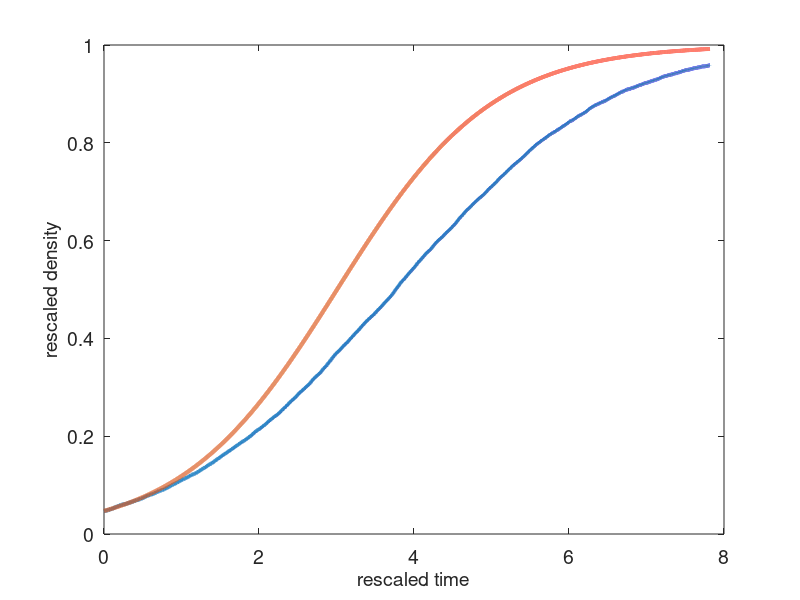

Reproduce this figure in MATLAB. (Note: this script raises an error after producing the figure.)
% combination logistic and Runge-Kutta with power 2 approximation in 2D


% Parameters

% lattice dimension
dim = 2;

% length of the side of square
L = 100;

Pm = 1; % transition rate per unit time of moving to another lattice site

Pp = 0.5; % proliferation rate per unit time of giving rise to another agent

Pd = 0; % death rate per unit time

TimeReductionFactor = 4; % when death rate is increase, this has to be increased as well

S = load('gillespie2D_Pp05_Pd0.mat'); % load the data for a particular choice of Pp and Pd, note that L=100 is fixed

figure 

plot(S.save_time,S.save_density,'LineWidth', 3);set(gca,'FontSize',14); % number of cells in the system
%h_legend = legend('1st component','2nd component','Total');
%set(h_legend,'FontSize',14)
xlabel('rescaled time','FontSize',14)
ylabel('rescaled density','FontSize',14)



%%%%%%%%%%%%%%%%
% solution to the corresponding logistic growth equation

%cA0 = Q_initial/L^2; % initial density

cA0_bar = (Pp - Pd)/(Pp)*S.save_cA0;

f = @(t) cA0_bar * exp(t)/(1+cA0_bar*(exp(t)-1)); % solution to the equation 

for i = 1 : length(S.save_time)
       y_log(i) = f(S.save_time(i)); 
end

%%% plot logistic solution 

hold on
plot(S.save_time,y_log,'LineWidth', 3)
xlabel('rescaled time','FontSize',14)
ylabel('rescaled density','FontSize',14)


%%%%%%%%%%%%%%%%%%%%%%%%%
% adding KSA


%cA0 = Q_initial/L^2; % initial density of cells

dt = 0.01; % time step

N = round(S.save_store_time(length(1:round(length(S.save_store_time)/TimeReductionFactor)))/dt); % number of simulations, chosen to be the same as for Gillespie

% Additional parameters

max_rad = sqrt(2*(L/2)^2); % maximal radius that would cover all the lattice
% Initial conditions 

dr = 0.5; % radially approximated at this distance (after distance 5), i.e 5, 5 + dr, 5 + 2dr

numberDer = (round(max_rad) - 5)/dr ; % this is to cound the number of additional derivatives
     
y = zeros(14 + numberDer,1); % 14 fixed derivatives, the rest varying depending on the size of the grid

y(:,1) = S.save_cA0^2 * ones(14+numberDer,1); % initial density of two-point distribution functions 
y(1,1) = S.save_cA0; % initial condition for 1-point distribution function


t = 0; % start time

dt = 0.01; % time step

% 4th order Runge Kutta

for i = 2 : N
    
    t = t + dt;

    k1 = dynamics (t,y(:,i-1),Pm,Pp,Pd,max_rad,dr);
    k2 = dynamics (t+dt/2,y(:,i-1)+dt/2 * k1,Pm,Pp,Pd,max_rad,dr);
    k3 = dynamics (t+dt/2,y(:,i-1)+dt/2 * k2,Pm,Pp,Pd,max_rad,dr);
    k4 = dynamics (t+dt, y(:,i-1) + dt*k3,Pm,Pp,Pd,max_rad,dr);
    y(:,i) = y(:,i-1) + dt/6 * (k1 + 2*k2 + 2*k3 + k4);  
    
    store_time_Runge(i) = t;
end


rescaled_time = (Pp-Pd)*store_time_Runge; % rescale time to allow parameter comparison

y_rescaled = (Pp-Pd)/Pp * y;


hold on
plot(rescaled_time,y_rescaled(1,:),'LineWidth', 3)
h_legend = legend('Gillespie 2D','Logistic growth','Power 2');
set(h_legend,'FontSize',14)
xlabel('rescaled time','FontSize',14)
ylabel('rescaled density','FontSize',14)
title(['L = ' num2str(L) ', P_m = ' num2str(Pm) ', P_p = ' num2str(Pp) ', P_d = ' num2str(Pd) ' '],'FontSize',14)
set(gca,'linewidth',3)
set(gca,'FontWeight','bold')
set(gca,'FontSize',24)






function deriv = dynamics(t,y,Pm,Pp,Pd,max_rad,dr)
    
    

    numberDer = (round(max_rad) - 5)/dr ; % this is to cound the number of additional derivatives
     
    deriv = zeros(14 + numberDer,1);

    deriv(1) = (Pp*(y(1)-y(2)) - Pd *y(1)); % dynamics of one-point distribution function
    
    deriv(2) = (Pm*0.5* (y(4) + 2 * y(3) - 3* y(2)) - 2 * Pd*y(2) + ...
        Pp * 0.5 * ((y(1)-y(2))*(y(4)+2*y(3))/y(1) + 3 * (y(1)-y(2))^2/(1-y(1)) - 3*y(1)^2*(1-y(1)))); % distance 1
    
    deriv(3) = 0.5 * Pm * (y(2) + y(5) + y(2) + y(5) - 4*y(3)) - ...
        2 * Pd * y(3) + 0.5 * Pp * ((y(2) + y(5) + y(2) + y(5))*(2*y(1) - y(2) - y(3))/(y(1)) + 4 * (y(1)-y(3))*(y(1)-y(2))/(1-y(1)) - 4 *y(1)^2*(1-y(1))); % distance srt(2)
    
    deriv(4) = 0.5 * Pm * (y(7) + y(2) + y(5) + y(5) - 4*y(4)) - ...
        2 * Pd * y(4) + 0.5 * Pp *((y(7) + y(2) + y(5) + y(5))*(2*y(1) - y(2) - y(4))/(y(1)) + 4 * (y(1)-y(4))*(y(1)-y(2))/(1-y(1)) - 4 *y(1)^2*(1-y(1))); % distance 2
    
    deriv(5) = 0.5 * Pm * (y(8) + y(3) + y(6) + y(4) - 4*y(5)) - ...
        2 * Pd * y(5) + 0.5 * Pp * ((y(8) + y(3) + y(6) + y(4))*(2*y(1) - y(2) - y(5))/(y(1)) + 4 * (y(1)-y(5))*(y(1)-y(2))/(1-y(1)) - 4 *y(1)^2*(1-y(1))); % distance sqrt(5)
    
    deriv(6) = 0.5 * Pm * (y(9) + y(5) + y(9) + y(5) - 4*y(6)) - ...
        2 * Pd * y(6) + 0.5 * Pp * ((y(9) + y(5) + y(9) + y(5))*(2*y(1) - y(2) - y(6))/(y(1)) + 4 * (y(1)-y(6))*(y(1)-y(2))/(1-y(1)) - 4 *y(1)^2*(1-y(1)));  % distance sqrt(8)
    
    deriv(7) = 0.5 * Pm * (y(10) + y(4) + y(8) + y(8) - 4*y(7)) - ...
        2 * Pd * y(7) + 0.5 * Pp * ((y(10) + y(4) + y(8) + y(8))*(2*y(1) - y(2) - y(7))/(y(1)) + 4 * (y(1)-y(7))*(y(1)-y(2))/(1-y(1)) - 4 *y(1)^2*(1-y(1)));  % distance 3     
    
    deriv(8) = 0.5 * Pm * (y(11) + y(9) + y(5) + y(7) - 4*y(8)) - ...
        2 * Pd * y(8) + 0.5 * Pp * ((y(11) + y(9) + y(5) + y(7))*(2*y(1) - y(2) - y(8))/(y(1)) + 4 * (y(1)-y(8))*(y(1)-y(2))/(1-y(1)) - 4 *y(1)^2*(1-y(1))); 
    
    deriv(9) = 0.5 * Pm * (y(12) + y(8) + y(6) + y(13) - 4*y(9)) - ...
        2 * Pd * y(9) + 0.5 * Pp * ((y(12) + y(8) + y(6) + y(13))*(2*y(1) - y(2) - y(9))/(y(1)) + 4 * (y(1)-y(9))*(y(1)-y(2))/(1-y(1)) - 4 *y(1)^2*(1-y(1))); 
    
    deriv(10) = 0.5 * Pm * (y(7) + y(14) + y(11) + y(11) - 4*y(10)) - ...
        2 * Pd * y(10) + 0.5 * Pp * ((y(7) + y(14) + y(11) + y(11))*(2*y(1) - y(2) - y(10))/(y(1)) + 4 * (y(1)-y(10))*(y(1)-y(2))/(1-y(1)) - 4 *y(1)^2*(1-y(1))); 
    
    deriv(11) = 0.5 * Pm * (y(13) + y(10) + y(8) + y(15) - 4*y(11)) - ...
        2 * Pd * y(11) + 0.5 * Pp * ((y(13) + y(10) + y(8) + y(15))*(2*y(1) - y(2) - y(11))/(y(1)) + 4 * (y(1)-y(11))*(y(1)-y(2))/(1-y(1)) - 4 *y(1)^2*(1-y(1))); 
        
    deriv(12) = 0.5 * Pm * (y(9) + y(9) + y(14) + y(14) - 4*y(12)) - ...
        2 * Pd * y(12) + 0.5 * Pp * ((y(9) + y(9) + y(14) + y(14))*(2*y(1) - y(2) - y(12))/(y(1)) + 4 * (y(1)-y(12))*(y(1)-y(2))/(1-y(1)) - 4 *y(1)^2*(1-y(1))); 
    
    deriv(13) = 0.5 * Pm * (y(11) + y(14) + y(9) + y(15) - 4*y(13)) - ...
        2 * Pd * y(13) + 0.5 * Pp * ((y(11) + y(14) + y(9) + y(15))*(2*y(1) - y(2) - y(13))/(y(1)) + 4 * (y(1)-y(13))*(y(1)-y(2))/(1-y(1)) - 4 *y(1)^2*(1-y(1)));   % distance sqrt(20)
    
    
    %%%% If dr =0.5 fixed, I will not vary it, then
    
    deriv(14) = 0.5 * Pm * (y(13) + y(12) + y(16) + y(16) - 4*y(14)) - ...
        2 * Pd * y(14) + 0.5 * Pp * ((y(13) + y(12) + y(16) + y(16))*(2*y(1) - y(2) - y(14))/(y(1)) + 4 * (y(1)-y(14))*(y(1)-y(2))/(1-y(1)) - 4 *y(1)^2*(1-y(1))); % distance 5
    
    
    
    
    %%%% be careful because actually y(16) depend on dr    FALSE!!!!!!!!!
%     if sqrt(32) < 5 + dr && sqrt(34) < 5 +dr
%     deriv(14) = 0.5 * Pm * (y(13) + y(12) + y(15) + y(15) - 4*y(14)) - ...
%         2 * Pd * y(14) + 0.5 * Pp * (y(1) - y(14))* (y(1) - y(2))*(y(13)+y(12)+y(15)+ y(15))/(y(1)^2*(1-y(1)));
%     elseif  sqrt(32) > 5 +dr
%     deriv(14) = 0.5 * Pm * (y(13) + y(12) + y(16) + y(16) - 4*y(14)) - ...
%         2 * Pd * y(14) + 0.5 * Pp * (y(1) - y(14))* (y(1) - y(2))*(y(13)+y(12)+y(16)+ y(16))/(y(1)^2*(1-y(1)));
%     else 
%     deriv(14) = 0.5 * Pm * (y(13) + y(12) + y(15) + y(16) - 4*y(14)) - ...
%         2 * Pd * y(14) + 0.5 * Pp * (y(1) - y(14))* (y(1) - y(2))*(y(13)+y(12)+y(15)+ y(16))/(y(1)^2*(1-y(1)));       
%     end       
    % now the distance is more than 5, so all will be approximated
    % uniformly 
    
   
    
    current_radius = 5;
    
    i = 15; % will start considering regular grid from this derivative
    
    % update derivatives until 1 before maximal radius
    while current_radius +dr < max_rad -dr % this is very approximate
        
        current_radius = current_radius + dr; % increase radius by dr
        
        deriv(i) = Pm * (y(i-1)+ y(i+1) - 2 *y(i))/dr^2 + 1/current_radius * (y(i+1) - y(i-1))/(2*dr) ...
            - 2 * Pd * y(i) + Pp * ((y(i+1) + y(i-1) )*(2*y(1) - y(2) - y(i))/(y(1)) + 2 * (y(1)-y(i))*(y(1)-y(2))/(1-y(1)) - 2 *y(1)^2*(1-y(1)));
        
        
        i = i+1;
    end
    
    last = 14 + numberDer;
    %periodic boundary conditions
    deriv(last) =  Pm * (y(last-1)+ y(2) - 2 *y(last))/dr^2 + 1/current_radius * (y(2) - y(last-1))/(2*dr) ...
            - 2 * Pd * y(last) + Pp * ((y(2) + y(last-1) )*(2*y(1) - y(2) - y(last))/(y(1)) + 2 * (y(1)-y(last))*(y(1)-y(2))/(1-y(1)) - 2 *y(1)^2*(1-y(1)));
   
    
end



